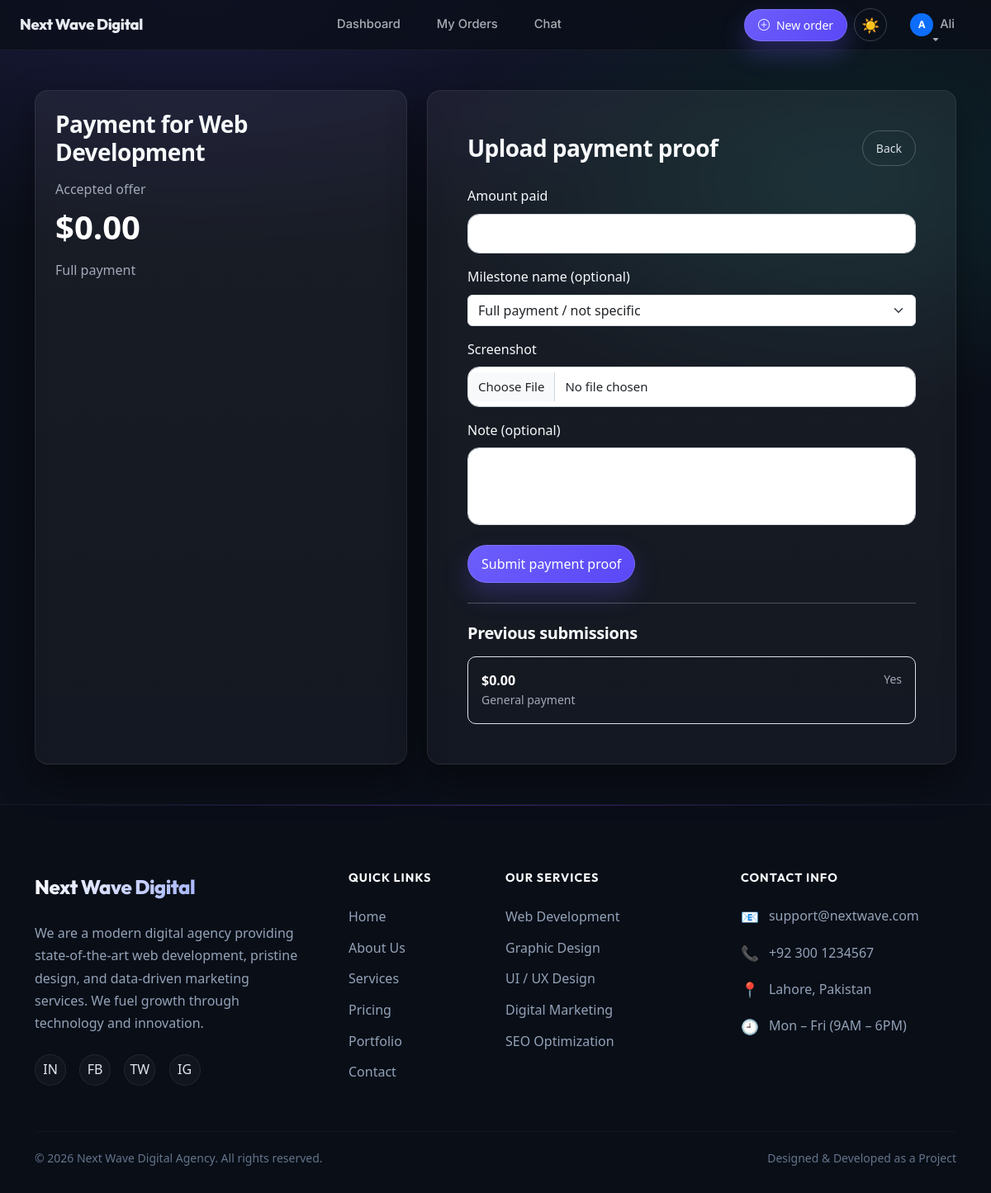
Screenshot of /user/pay-order.php?id=1 (signed in) with the database file from the repository.
### tables this page shows
CREATE TABLE orders (
    id INT AUTO_INCREMENT PRIMARY KEY,
    user_id INT NOT NULL,
    service_id INT NOT NULL,
    short_desc VARCHAR(255) NOT NULL,
    detailed_desc TEXT NOT NULL,
    client_budget DECIMAL(10,2) DEFAULT NULL,
    offered_price DECIMAL(10,2) DEFAULT NULL,
    payment_mode ENUM('full','milestone') DEFAULT NULL,
    offer_status ENUM('waiting','offered','countered','accepted','rejected') DEFAULT 'waiting',
    milestone_plan LONGTEXT DEFAULT NULL,
    status ENUM('pending','approved','rejected') DEFAULT 'pending',
    progress_percent INT NOT NULL DEFAULT 0,
    created_at TIMESTAMP DEFAULT CURRENT_TIMESTAMP,
    completed_at DATETIME DEFAULT NULL,

    FOREIGN KEY (user_id) REFERENCES users(id) ON DELETE CASCADE,
    FOREIGN KEY (service_id) REFERENCES services(id) ON DELETE CASCADE
);

CREATE TABLE services (
    id INT AUTO_INCREMENT PRIMARY KEY,
    title VARCHAR(150) NOT NULL,
    short_description TEXT NOT NULL,
    image VARCHAR(255),
    price DECIMAL(10,2) NOT NULL DEFAULT 0,
    status ENUM('active','inactive') DEFAULT 'active',
    created_at TIMESTAMP DEFAULT CURRENT_TIMESTAMP
);

CREATE TABLE payments (
    id INT AUTO_INCREMENT PRIMARY KEY,
    order_id INT NOT NULL,
    amount DECIMAL(10,2) DEFAULT NULL,
    milestone_name VARCHAR(255) DEFAULT NULL,
    note TEXT DEFAULT NULL,
    screenshot VARCHAR(255) NOT NULL,
    verified ENUM('pending','yes','no') DEFAULT 'pending',
    created_at TIMESTAMP DEFAULT CURRENT_TIMESTAMP,

    FOREIGN KEY (order_id) REFERENCES orders(id) ON DELETE CASCADE
);

### includes/marketplace.php (called while the page is built, shortened)
<?php
function formatPaymentMode(?string $paymentMode): string
{
    return $paymentMode === 'milestone' ? 'Milestone payment' : 'Full payment';
}

### user/pay-order.php (the view, shortened to what this page needs)
<?php
require_once "../includes/db.php";
$user_id = $_SESSION[USER_SESSION];
$order_id = isset($_GET['id']) ? (int) $_GET['id'] : 0;
$orderQuery = mysqli_query(
    $conn,
    "SELECT orders.*, services.title AS service_title
     FROM orders
     JOIN services ON services.id = orders.service_id
     WHERE orders.id = $order_id AND orders.user_id = $user_id
     LIMIT 1"
);
$order = $orderQuery ? mysqli_fetch_assoc($orderQuery) : null;
$payments = mysqli_query(
    $conn,
    "SELECT * FROM payments WHERE order_id = $order_id ORDER BY id DESC"
);
?>
<?php require_once "../includes/header.php"; ?>
<div class="premium-wrapper">
    <section class="premium-section py-4 py-md-5">
        <div class="container">
            <div class="row g-4">
                <div class="col-lg-5">
                    <div class="glass-card p-4 h-100">
                        <h3 class="fw-bold mb-3">Payment for <?= htmlspecialchars($order['service_title']); ?></h3>
                        <div class="text-secondary mb-2">Accepted offer</div>
                        <div class="display-6 fw-bold text-white mb-3">$<?= number_format((float) ($order['offered_price'] ?? 0), 2); ?></div>
                        <div class="text-secondary mb-3"><?= htmlspecialchars(formatPaymentMode($order['payment_mode'] ?? null)); ?></div>
                    </div>
                </div>
                <div class="col-lg-7">
                    <div class="glass-card p-4 p-md-5">
                        <div class="d-flex justify-content-between align-items-center mb-4">
                            <h3 class="fw-bold mb-0">Upload payment proof</h3>
                            <a href="my-orders.php" class="btn btn-outline-light btn-sm">Back</a>
                        </div>
                        <form method="POST" enctype="multipart/form-data">
                            <div class="mb-3">
                                <label class="form-label">Amount paid</label>
                                <input type="number" name="amount" min="0" step="0.01" class="form-control" required>
                            </div>
                            <div class="mb-3">
                                <label class="form-label">Milestone name (optional)</label>
                                <select name="milestone_name" class="form-select">
                                    <option value="">Full payment / not specific</option>
                                </select>
                            </div>
                            <div class="mb-3">
                                <label class="form-label">Screenshot</label>
                                <input type="file" name="payment" class="form-control" accept=".jpg,.jpeg,.png" required>
                            </div>
                            <div class="mb-4">
                                <label class="form-label">Note (optional)</label>
                                <textarea name="note" class="form-control" rows="3"></textarea>
                            </div>
                            <button class="btn btn-primary">Submit payment proof</button>
                        </form>
                        <?php if ($payments instanceof mysqli_result && mysqli_num_rows($payments) > 0): ?>
                            <hr class="my-4">
                            <h5 class="fw-bold mb-3">Previous submissions</h5>
                            <div class="d-flex flex-column gap-3">
                                <?php while ($payment = mysqli_fetch_assoc($payments)): ?>
                                    <div class="border rounded p-3">
                                        <div class="d-flex justify-content-between gap-3">
                                            <div>
                                                <div class="fw-semibold text-white">$<?= number_format((float) ($payment['amount'] ?? 0), 2); ?></div>
                                                <div class="small text-secondary"><?= htmlspecialchars($payment['milestone_name'] ?: 'General payment'); ?></div>
                                            </div>
                                            <div class="small text-secondary"><?= ucfirst($payment['verified'] ?? 'pending'); ?></div>
                                        </div>
                                    </div>
                                <?php endwhile; ?>
                            </div>
                        <?php endif; ?>
                    </div>
                </div>
            </div>
        </div>
    </section>
</div>
<?php require_once "../includes/footer.php"; ?>

### assets/css/style.css (style rules this page uses)
* { margin: 0; padding: 0; box-sizing: border-box; }
body { font-family: "Segoe UI", Tahoma, Geneva, Verdana, sans-serif; background-color: #f4f6f9; color: #333; line-height: 1.6; }
a { text-decoration: none; transition: all 0.3s ease; }
.text-secondary { color: #94a3b8 !important; }
.btn { border-radius: 6px; padding: 10px 16px; font-weight: 500; }
.btn-primary { background: linear-gradient(135deg, #0d6efd, #084298); border: none; }
.form-control { border-radius: 6px; padding: 10px 12px; border: 1px solid #ced4da; }
label { font-weight: 500; margin-bottom: 6px; }
.rounded { border-radius: 10px !important; }
section { padding-top: 80px; padding-bottom: 80px; }
h1, h2, h3 { letter-spacing: -0.5px; }
.glass-card { background: rgba(255, 255, 255, 0.03); border: 1px solid rgba(255, 255, 255, 0.05); box-shadow: 0 8px 32px 0 rgba(0, 0, 0, 0.3); backdrop-filter: blur(10px); -webkit-backdrop-filter: blur(10px); border-radius: 16px; color: #f8fafc; transition: all 0.3s ease; }

### assets/css/guest.css (style rules this page uses)
.form-control { border-radius: 12px; padding: 12px; font-size: 15px; }
textarea.form-control { resize: none; }

### assets/css/user-modern.css (style rules this page uses)
:root { --u-bg: #0b0f19; --u-surface: rgba(255, 255, 255, 0.06); --u-surface-2: rgba(255, 255, 255, 0.08); --u-border: rgba(255, 255, 255, 0.10); --u-text: #e7eaf0; --u-muted: #a2a9b8; --u-accent: #6d5efc; --u-accent-2: #2dd4bf; --u-danger: #ef4444; --u-radius: 16px; --u-radius-lg: 22px; --u-shadow: 0 18px 45px rgba(0, 0, 0, 0.45); }
body.is-auth { background: radial-gradient(1200px 500px at 20% 0%, rgba(109, 94, 252, 0.14), transparent 60%), radial-gradient(900px 500px at 85% 15%, rgba(45, 212, 191, 0.12), transparent 55%), var(--u-bg); color: var(--u-text); }
body.is-auth .premium-wrapper, body.is-auth .index-page-wrapper { background: transparent !important; }
body.is-auth h1, body.is-auth h2, body.is-auth h3, body.is-auth h4, body.is-auth h5, body.is-auth h6 { letter-spacing: -0.02em; }
body.is-auth .text-secondary, body.is-auth .text-muted { color: var(--u-muted) !important; }
body.is-auth section { padding-top: 64px; padding-bottom: 64px; }
body.is-auth .glass-card, body.is-auth .card { background: linear-gradient(180deg, rgba(255, 255, 255, 0.06), rgba(255, 255, 255, 0.04)) !important; border: 1px solid rgba(255, 255, 255, 0.08) !important; border-radius: var(--u-radius) !important; box-shadow: var(--u-shadow); }
body.is-auth .btn, body.is-auth .btn-premium, body.is-auth .btn-nav-cta { border-radius: 999px; }
body.is-auth .btn-primary { background: linear-gradient(135deg, rgba(109, 94, 252, 1), rgba(90, 72, 246, 1)); border: 1px solid rgba(255, 255, 255, 0.14); box-shadow: 0 14px 30px rgba(109, 94, 252, 0.26); }
body.is-auth .btn-outline-light { border-color: rgba(255, 255, 255, 0.22); color: rgba(231, 234, 240, 0.95); }
body.is-auth .form-control, body.is-auth .form-control-dark { border-radius: 14px !important; }

### rows the page displays
orders: service.title "Web Development", offered_price "0.00", payment_mode "Full payment"
payments: amount "0.00", milestone_name "General payment", verified "Yes"

### other values shown
substr(htmlspecialchars($userName), 0, 1) "A"
$userName "Ali"
